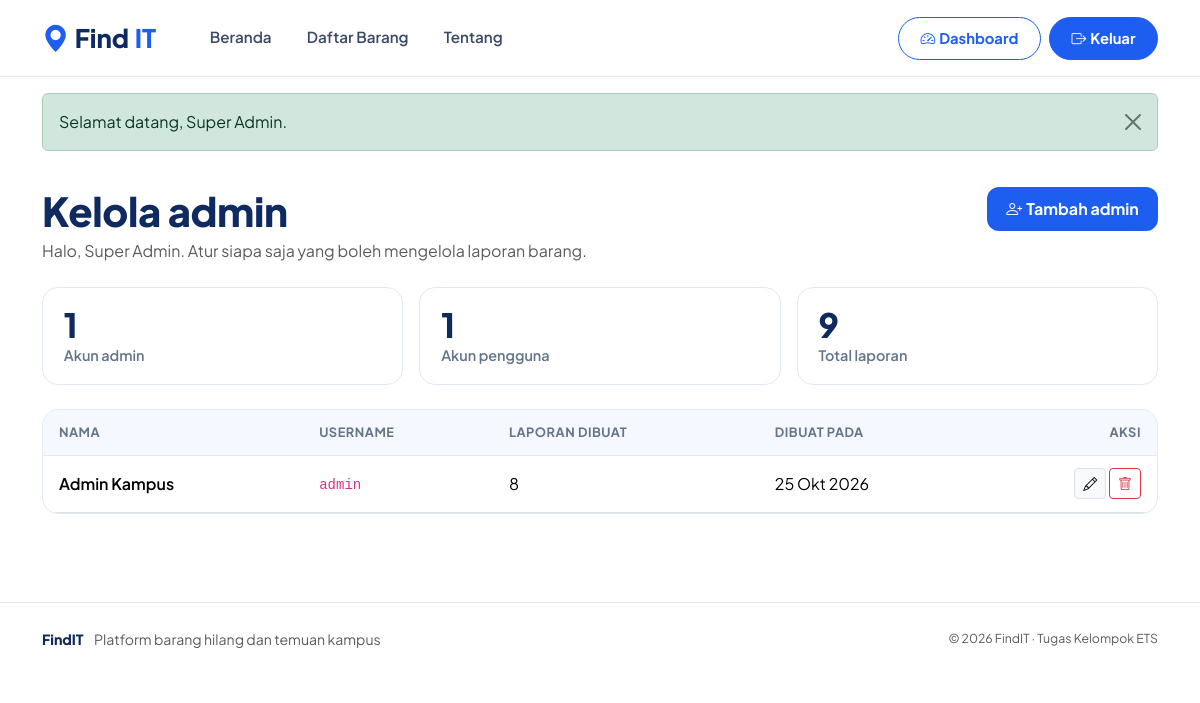
The app's page /superadmin/dashboard.php (signed in) with its own data.
### tables this page shows
CREATE TABLE users (
  id INT AUTO_INCREMENT PRIMARY KEY,
  nama VARCHAR(100) NOT NULL,
  username VARCHAR(50) NOT NULL UNIQUE,
  password VARCHAR(255) NOT NULL,
  role ENUM('superadmin','admin','user') NOT NULL DEFAULT 'user',
  created_at TIMESTAMP NOT NULL DEFAULT CURRENT_TIMESTAMP
);

### includes/auth.php (called while the page is built, shortened)
<?php
require_once __DIR__ . '/../config/koneksi.php';
function user() { return $_SESSION['user'] ?? null; }

### config/koneksi.php (called while the page is built, shortened)
<?php
$DB_HOST = 'localhost';
$DB_USER = 'root';
$DB_PASS = '';
$DB_NAME = 'findit_db';
$conn = @mysqli_connect($DB_HOST, $DB_USER, $DB_PASS, $DB_NAME);
mysqli_set_charset($conn, 'utf8mb4');
function e($s) { return htmlspecialchars((string)$s, ENT_QUOTES, 'UTF-8'); }
function url($path = '') { return BASE_URL . '/' . ltrim($path, '/'); }
function tgl($date) {
    $bulan = ['', 'Jan', 'Feb', 'Mar', 'Apr', 'Mei', 'Jun', 'Jul', 'Agu', 'Sep', 'Okt', 'Nov', 'Des'];
    $t = strtotime($date);
    return date('j', $t) . ' ' . $bulan[(int)date('n', $t)] . ' ' . date('Y', $t);
}
function db_all($sql, $types = '', $params = []) {
    global $conn;
    $stmt = mysqli_prepare($conn, $sql);
    mysqli_stmt_execute($stmt);
    $res = mysqli_stmt_get_result($stmt);
    $rows = $res ? mysqli_fetch_all($res, MYSQLI_ASSOC) : [];
    return $rows;
}
function db_one($sql, $types = '', $params = []) {
    $rows = db_all($sql, $types, $params);
    return $rows ? $rows[0] : null;
}

### superadmin/dashboard.php (the view, shortened to what this page needs)
<?php
require '../includes/auth.php';
$admins = db_all(
    "SELECT u.*, (SELECT COUNT(*) FROM barang b WHERE b.created_by = u.id) AS jumlah_laporan
     FROM users u WHERE u.role = 'admin' ORDER BY u.created_at DESC, u.id DESC"
);
$totalBarang = (int)db_one('SELECT COUNT(*) AS n FROM barang')['n'];
$totalUser = (int)db_one("SELECT COUNT(*) AS n FROM users WHERE role='user'")['n'];
require '../includes/header.php';
?>
<div class="container page-pad">
  <div class="d-flex flex-wrap justify-content-between align-items-start gap-3 mb-4">
    <div>
      <h1 class="page-title mb-1">Kelola admin</h1>
      <p class="text-muted mb-0">Halo, <?= e(user()['nama']) ?>. Atur siapa saja yang boleh mengelola laporan barang.</p>
    </div>
    <a class="btn btn-primary-ink" href="<?= url('superadmin/admin_tambah.php') ?>"><i class="bi bi-person-plus me-1"></i>Tambah admin</a>
  </div>
  <div class="row g-3 mb-4">
    <div class="col-4"><div class="stat stat-ink"><span><?= count($admins) ?></span>Akun admin</div></div>
    <div class="col-4"><div class="stat stat-ink"><span><?= $totalUser ?></span>Akun pengguna</div></div>
    <div class="col-4"><div class="stat stat-ink"><span><?= $totalBarang ?></span>Total laporan</div></div>
  </div>
  <div class="table-card">
    <div class="table-responsive">
      <table class="table align-middle mb-0">
        <thead><tr><th>Nama</th><th>Username</th><th>Laporan dibuat</th><th>Dibuat pada</th><th class="text-end">Aksi</th></tr></thead>
        <tbody>
        <?php foreach ($admins as $a): ?>
          <tr>
            <td class="fw-semibold"><?= e($a['nama']) ?></td>
            <td><code><?= e($a['username']) ?></code></td>
            <td><?= (int)$a['jumlah_laporan'] ?></td>
            <td class="text-nowrap"><?= tgl($a['created_at']) ?></td>
            <td class="text-end text-nowrap">
              <a class="btn btn-sm btn-light border" href="<?= url('superadmin/admin_edit.php?id=' . $a['id']) ?>" title="Ubah" aria-label="Ubah"><i class="bi bi-pencil"></i></a>
              <form method="post" action="<?= url('superadmin/admin_hapus.php') ?>" class="d-inline" data-confirm="Hapus akun admin &quot;<?= e($a['username']) ?>&quot;? Laporan yang pernah dibuatnya tetap tersimpan.">
                <button class="btn btn-sm btn-outline-danger" title="Hapus" aria-label="Hapus"><i class="bi bi-trash"></i></button>
              </form>
            </td>
          </tr>
        <?php endforeach; ?>
        </tbody>
      </table>
    </div>
  </div>
</div>
<?php require '../includes/footer.php'; ?>

### assets/css/style.css (style rules this page uses)
:root { --blue: #1d5df0; --blue-dark: #1648c4; --navy: #0e2a5e; --ink: #1b2b4b; --muted: #64748b; --line: #e3e9f3; --sky: #eaf2ff; --sky-2: #f5f8ff; --radius: 16px; --shadow: 0 6px 24px rgba(20, 52, 120, .08); }
body { font-family: 'Plus Jakarta Sans', system-ui, sans-serif; color: var(--ink); background: #fff; }
h1, h2, h3, h4 { color: var(--navy); font-weight: 800; letter-spacing: -.01em; }
a { color: var(--blue); }
.page-pad { padding-top: 2.25rem; padding-bottom: 3.5rem; }
.btn-primary-ink { background: var(--blue); color: #fff; border-radius: 12px; font-weight: 700; border: 0; padding: .6rem 1.2rem; }
.page-title { font-size: clamp(1.8rem, 4vw, 2.5rem); }
.stat { background: #fff; border: 1px solid var(--line); border-radius: var(--radius); padding: 1.1rem 1.3rem; color: var(--muted); font-weight: 600; font-size: .9rem; }
.stat span { display: block; font-size: 2.1rem; font-weight: 800; line-height: 1.1; margin-bottom: .1rem; }
.stat-dikembalikan span, .stat-ink span { color: var(--navy); }
.table-card { background: #fff; border: 1px solid var(--line); border-radius: var(--radius); overflow: hidden; }
.table-card .table { --bs-table-bg: transparent; }
.table-card thead th { background: var(--sky-2); color: var(--muted); font-size: .8rem; text-transform: uppercase; letter-spacing: .04em; border-bottom: 1px solid var(--line); padding: .8rem 1rem; white-space: nowrap; }
.table-card td { padding: .8rem 1rem; }

### records on screen
users: nama "Admin Kampus", username "admin", jumlah_laporan "8", created_at "25 Okt 2026"

### other values on screen
$flash['msg'] "Selamat datang, Super Admin."
user()['nama'] "Super Admin"
count($admins) "1"
$totalUser "1"
$totalBarang "9"
